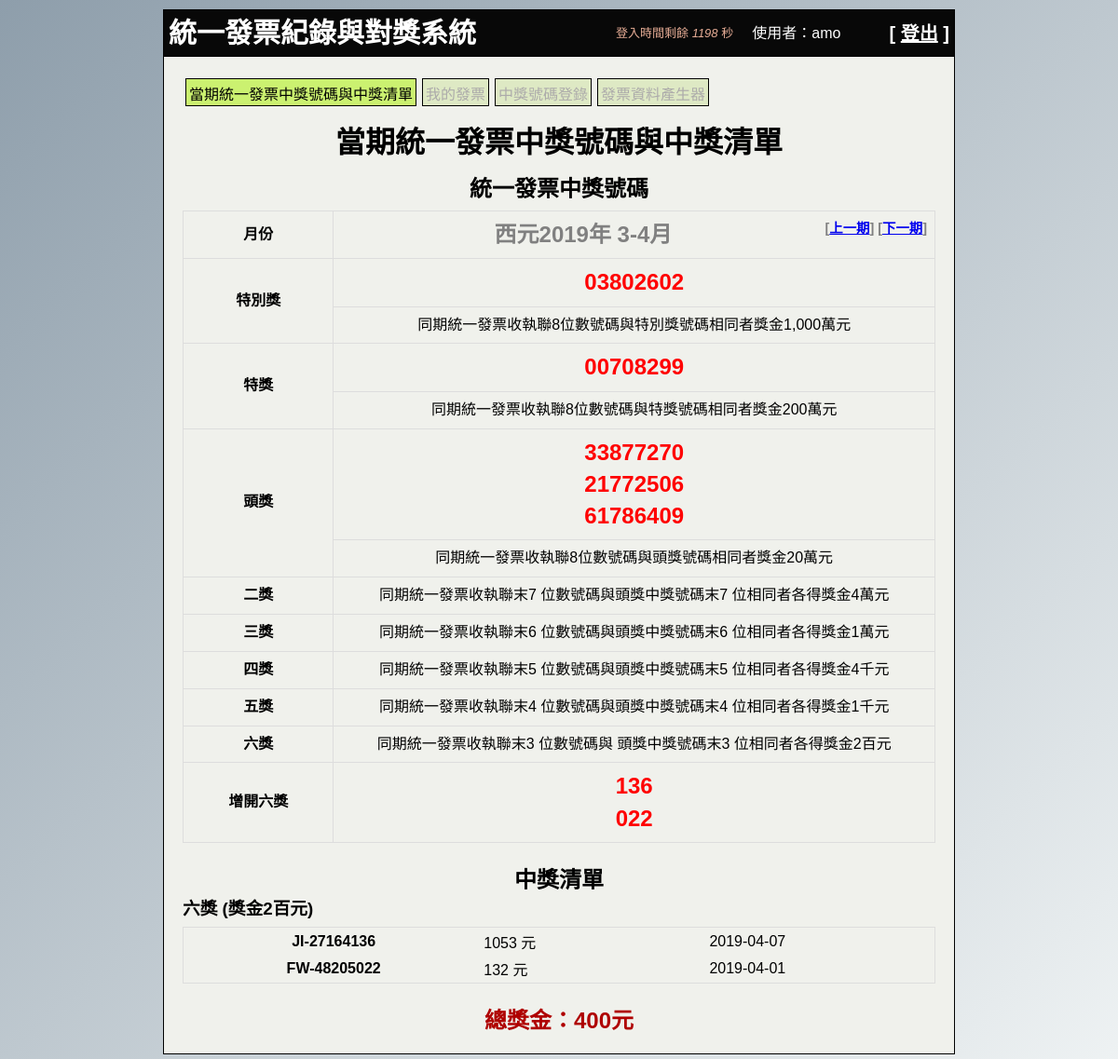
Page /main.php?ystage=20192 (signed in) on the committed database.
### tables this page shows
CREATE TABLE `winnum_original` (
  `pk` int(10) UNSIGNED NOT NULL,
  `winnum_year` year(4) NOT NULL,
  `winnum_stage` tinyint(3) UNSIGNED NOT NULL,
  `special1_num` varchar(8) NOT NULL,
  `special2_num` varchar(8) NOT NULL,
  `head1_num` varchar(8) NOT NULL,
  `head2_num` varchar(8) NOT NULL,
  `head3_num` varchar(8) NOT NULL,
  `modify_userpk` int(11) NOT NULL,
  `modify_time` timestamp NOT NULL DEFAULT current_timestamp()
);

CREATE TABLE `winnum_add6` (
  `pk` int(10) UNSIGNED NOT NULL,
  `original_pk` int(11) NOT NULL,
  `winadd6_num` varchar(3) NOT NULL,
  `modify_userpk` int(11) NOT NULL,
  `modify_time` timestamp NOT NULL DEFAULT current_timestamp()
);

CREATE TABLE `user_invoice` (
  `pk` int(10) UNSIGNED NOT NULL,
  `user_data_pk` int(11) NOT NULL,
  `first_id` varchar(2) NOT NULL,
  `last_num` varchar(8) NOT NULL,
  `invoice_price` int(11) NOT NULL,
  `invoice_date` date NOT NULL,
  `credit_time` timestamp NOT NULL DEFAULT current_timestamp(),
  `modify_time` timestamp NOT NULL DEFAULT current_timestamp()
);

### include/_common.php (called while the page is built, shortened)
<?php
    $db_server='localhost';
    $db_user='invoice';
    $db_pwd='4rfv5tgb';
    $db_name='dbinvoice';
    $pdo=new PDO("mysql:host=$db_server;charset=utf8;dbname=$db_name",$db_user,$db_pwd);
    function fun_testinput($datatestinput) {
        if (!empty($datatestinput)) {
            $datatestinput = trim($datatestinput);
            $datatestinput = stripslashes($datatestinput);
            $datatestinput = htmlspecialchars($datatestinput);
        } else {
            $datatestinput='';
        }
        return $datatestinput;
    }
    function fun_findDB_winnum_o($y,$s){
        global $pdo;
        $sql="SELECT * FROM `winnum_original` where winnum_year = '". $y ."' and winnum_stage = '". $s ."'";
        $rows = $pdo->query($sql)->fetch(PDO::FETCH_ASSOC);
        return $rows;
    }
    function fun_findDB_winnum_6($opk){
        global $pdo;
        $sql="SELECT * FROM `winnum_add6` where original_pk = '". $opk ."'";
        $rows = $pdo->query($sql)->fetchAll();
        return $rows;
    }
      function fun_stageName($j){
        switch ($j) {
            case '2':
                return "3-4月";
                break;
        }
    }
    function fun_stage_datebetween($year,$j){
        switch ($j) {
            case '2':
                return " and (invoice_date >= '". $year ."-3-1' and invoice_date < '". $year ."-5-1') ";
                break;
        }
    }
?>

### main.php (the view, shortened to what this page needs)
<?php
include_once 'include/_common.php';
if ($_SERVER["REQUEST_METHOD"] == "GET" && !empty($_GET["ystage"])) {
  $ystage = fun_testinput($_GET["ystage"]);
}
$winnum_year=substr($ystage, 0, 4);
$winnum_stage=substr($ystage, 4, 1);
$data=fun_findDB_winnum_o($winnum_year,$winnum_stage);
if (!empty($data)) {
  $winnum_opk=$data['pk'];
  $special1_num=$data['special1_num'];
  $special2_num=$data['special2_num'];
  $head1_num=$data['head1_num'];
  $head2_num=$data['head2_num'];
  $head3_num=$data['head3_num'];
  $data6=fun_findDB_winnum_6($winnum_opk);
  $num6_str="";
  foreach ($data6 as $v) {
    $num6_str.="<p>". $v["winadd6_num"] ."</p> ";
  }
}
$str_nextprv="";
if ($winnum_stage == "6") {
  $prv_winnum_year = $winnum_year;
  $prv_winnum_stage = $winnum_stage-1;
  $next_winnum_year = $winnum_year + 1;
  $next_winnum_stage = "1";
} else if ($winnum_stage == '1'){
  $prv_winnum_year = $winnum_year-1;
  $prv_winnum_stage = "6";
  $next_winnum_year = $winnum_year;
  $next_winnum_stage = $winnum_stage+1;
} else {
  $prv_winnum_year = $winnum_year;
  $prv_winnum_stage = $winnum_stage-1;
  $next_winnum_year = $winnum_year;
  $next_winnum_stage = $winnum_stage+1;
}
$data_prv=fun_findDB_winnum_o($prv_winnum_year,$prv_winnum_stage);
if (!empty($data_prv)) {
  $str_nextprv.='[<a href="?ystage='. $prv_winnum_year . $prv_winnum_stage .'">上一期</a>] ';
}else{
  $str_nextprv.='[上一期] ';
}
$data_next=fun_findDB_winnum_o($next_winnum_year,$next_winnum_stage);
if (!empty($data_next)) {
  $str_nextprv.='[<a href="?ystage='. $next_winnum_year . $next_winnum_stage .'">下一期</a>] ';
}else{
  $str_nextprv.='[下一期] ';
}
$win_allstr="";
$win_allmoney=0;
$win_special1_str="";
$win_special2_str="";
$win_head_str="";
$win_two_str="";
$win_three_str="";
$win_four_str="";
$win_five_str="";
$win_sex_str="";
$sql_win="select * from user_invoice where user_data_pk = '". $_SESSION['userpk'] ."' ". fun_stage_datebetween($winnum_year,$winnum_stage);
$rows_win=$pdo->query($sql_win)->fetchAll();
foreach ($rows_win as $k => $v) {
  if ($special1_num == $v["last_num"]) {
    $win_allmoney=$win_allmoney+10000000;
    $win_special1_str.="<tr><th >". $v["first_id"] ."-". $v["last_num"] ."</th><td >". $v["invoice_price"] ." 元</td><td >". $v["invoice_date"] ."</td></tr>\n";
  } else if ($special2_num == $v["last_num"]) {
    $win_allmoney=$win_allmoney+10000000;
    $win_special2_str.="<tr><th >". $v["first_id"] ."-". $v["last_num"] ."</th><td >". $v["invoice_price"] ." 元</td><td >". $v["invoice_date"] ."</td></tr>\n";
  } else if ($head1_num == $v["last_num"] || $head2_num == $v["last_num"] || $head3_num == $v["last_num"]) {
    $win_allmoney=$win_allmoney+100000;
    $win_head_str.="<tr><th >". $v["first_id"] ."-". $v["last_num"] ."</th><td >". $v["invoice_price"] ." 元</td><td >". $v["invoice_date"] ."</td></tr>\n";
  } else if (substr($head1_num, 1) == substr($v["last_num"],1) || substr($head2_num, 1) == substr($v["last_num"],1) || substr($head3_num, 1) == substr($v["last_num"],1)) {
    $win_allmoney=$win_allmoney+40000;
    $win_two_str.="<tr><th >". $v["first_id"] ."-". $v["last_num"] ."</th><td >". $v["invoice_price"] ." 元</td><td >". $v["invoice_date"] ."</td></tr>\n";
  } else if (substr($head1_num, 2) == substr($v["last_num"],2) || substr($head2_num, 2) == substr($v["last_num"],2) || substr($head3_num, 2) == substr($v["last_num"],2)) {
    $win_allmoney=$win_allmoney+10000;
    $win_three_str.="<tr><th >". $v["first_id"] ."-". $v["last_num"] ."</th><td >". $v["invoice_price"] ." 元</td><td >". $v["invoice_date"] ."</td></tr>\n";
  } else if (substr($head1_num, 3) == substr($v["last_num"],3) || substr($head2_num, 3) == substr($v["last_num"],3) || substr($head3_num, 3) == substr($v["last_num"],3)) {
    $win_allmoney=$win_allmoney+4000;
    $win_four_str.="<tr><th >". $v["first_id"] ."-". $v["last_num"] ."</th><td >". $v["invoice_price"] ." 元</td><td >". $v["invoice_date"] ."</td></tr>\n";
  } else if (substr($head1_num, 4) == substr($v["last_num"],4) || substr($head2_num, 4) == substr($v["last_num"],4) || substr($head3_num, 4) == substr($v["last_num"],4)) {
    $win_allmoney=$win_allmoney+1000;
    $win_five_str.="<tr><th >". $v["first_id"] ."-". $v["last_num"] ."</th><td >". $v["invoice_price"] ." 元</td><td >". $v["invoice_date"] ."</td></tr>\n";
  } else if (substr($head1_num, 5) == substr($v["last_num"],5) || substr($head2_num, 5) == substr($v["last_num"],5) || substr($head3_num, 5) == substr($v["last_num"],5)) {
    $win_allmoney=$win_allmoney+200;
    $win_sex_str.="<tr><th >". $v["first_id"] ."-". $v["last_num"] ."</th><td >". $v["invoice_price"] ." 元</td><td >". $v["invoice_date"] ."</td></tr>\n";
  } else {
    $win_data6=fun_findDB_winnum_6($winnum_opk);
    foreach ($win_data6 as $v6) {
      if ($v6["winadd6_num"]==substr($v["last_num"],5)) {
        $win_allmoney=$win_allmoney+200;
        $win_sex_str.="<tr><th >". $v["first_id"] ."-". $v["last_num"] ."</th><td >". $v["invoice_price"] ." 元</td><td >". $v["invoice_date"] ."</td></tr>\n";
      }
    }
  }
}
if ($win_sex_str != "") {
  $win_allstr.='<h3>六獎 (獎金2百元)</h3><table class="table-list">'. $win_sex_str .'</table>';
}
if ($win_allstr != "") {
  $win_allstr.='<div class="allmoney">總獎金：'. $win_allmoney .'元</div>';
} else {
  $win_allstr.='<div class="allmoney">本期槓龜</div>';
}
?>
<!DOCTYPE html>
<html lang="zh-Hant-TW">
<head>
  <link rel="stylesheet" href="./css/style.css">
</head>
<body>
  <?php include_once 'include/_header.php';?>
  <div class="main">
    <div class="menu">
      <ul>
        <li class="a">當期統一發票中獎號碼與中獎清單</li>
        <li class="b"><a href="myinvoice.php">我的發票</a></li>
        <li class="b"><a href="winnum.php">中獎號碼登錄</a></li>
        <li class="b"><a href="invoice_autoproduce.php">發票資料產生器</a></li>
      </ul>
    </div>
    <div class="cont">
      <h1>當期統一發票中獎號碼與中獎清單</h1>
      <h2>統一發票中獎號碼</h2>
      <table class="table-bordered">
         <tr>
          <th >月份</th>
          <td class="title">西元<?php echo $winnum_year;?>年 <?php echo fun_stageName($winnum_stage);?> <span class="title_r"><?php echo $str_nextprv; ?></span></td>
         </tr>
         <tr>
          <th rowspan="2">特別獎</th>
          <td class="number"><?php echo $special1_num; ?></td>
         </tr>
         <tr>
          <td> 同期統一發票收執聯8位數號碼與特別獎號碼相同者獎金1,000萬元 </td>
         </tr>
         <tr>
          <th rowspan="2">特獎</th>
          <td class="number"><?php echo $special2_num; ?></td>
         </tr>
         <tr>
          <td > 同期統一發票收執聯8位數號碼與特獎號碼相同者獎金200萬元 </td>
         </tr>
         <tr>
          <th rowspan="2">頭獎</th>
          <td class="number"> <p><?php echo $head1_num; ?></p> <p><?php echo $head2_num; ?></p> <p><?php echo $head3_num; ?></p> <p></p> </td>
         </tr>
         <tr>
          <td > 同期統一發票收執聯8位數號碼與頭獎號碼相同者獎金20萬元 </td>
         </tr>
         <tr>
          <th >二獎</th>
          <td > 同期統一發票收執聯末7 位數號碼與頭獎中獎號碼末7 位相同者各得獎金4萬元 </td>
         </tr>
         <tr>
          <th >三獎</th>
          <td > 同期統一發票收執聯末6 位數號碼與頭獎中獎號碼末6 位相同者各得獎金1萬元 </td>
         </tr>
         <tr>
          <th >四獎</th>
          <td > 同期統一發票收執聯末5 位數號碼與頭獎中獎號碼末5 位相同者各得獎金4千元 </td>
         </tr>
         <tr>
          <th >五獎</th>
          <td > 同期統一發票收執聯末4 位數號碼與頭獎中獎號碼末4 位相同者各得獎金1千元 </td>
         </tr>
         <tr>
          <th >六獎</th>
          <td > 同期統一發票收執聯末3 位數號碼與 頭獎中獎號碼末3 位相同者各得獎金2百元 </td>
         </tr>
         <tr>
          <th >增開六獎</th>
          <td class="number"><?php echo $num6_str;?></td>
         </tr>
       </table>
       <h2>中獎清單</h2>
       <?php echo $win_allstr; ?>
    </div>
  </div>
</body>
</html>

### css/style.css (style rules this page uses)
* { box-sizing:border-box; margin:0; padding:0; font-family:"Microsoft JhengHei",Arial, Helvetica, sans-serif; list-style-type:none; }
body { background-attachment: fixed; background-image: linear-gradient(to bottom right, #8e9eab, #eef2f3); }
.main { width: 850px; margin: 0 auto 10px auto; border: 1px solid #000; padding: 20px; background: #f0f1ec; }
.menu li { height: 30px; border: 1px solid #000; background: #dee9c4; text-align: center; padding: 3px; margin: 3px; float:left; }
.menu li a { color:#acaaaa; text-decoration: none; }
.menu li.a,.menu li.b:hover { border: 1px solid #000; background: #cbf170; }
.cont h1 { text-align: center; margin:10px auto 0 auto; }
.cont h2 { text-align: center; margin:10px auto 0 auto; }
.cont table { border: 1px solid #ddd; border-collapse: collapse; border-spacing: 0; }
.cont .table-bordered { margin-top: 8px; margin-bottom: 20px; width: 100%; max-width: 100%; }
.cont .table-bordered td.title { color: grey; font-size: 150%; font-weight: bold; }
.cont .table-bordered .title_r { color: grey; font-size: 60%; float:right; }
.cont .table-bordered th { width: 20%; }
.cont .table-bordered th, .cont .table-bordered td { border: 1px solid #ddd; padding: 8px; line-height: 1.42857143; vertical-align: middle !important; text-align: center !important; }
.cont .table-bordered td.number { color: red; font-size: 150%; font-weight: bold; }
.cont .table-list { margin-top: 8px; margin-bottom: 20px; width: 100%; max-width: 100%; }
.cont .table-list th { width: 40%; height: 30px; }
.cont .table-list td { width: 30%; }
.cont .allmoney { width:100%; text-align: center; font-size: 150%; font-weight: bolder; color:#af0000; }

### rows in the picture
winnum_original: special1_num "03802602", special2_num "00708299", head1_num "33877270", head2_num "21772506", head3_num "61786409"
winnum_add6: winadd6_num "136"
winnum_add6: winadd6_num "022"
user_invoice: first "JI", last_num "27164136", invoice_price "1053", invoice_date "2019-04-07"
user_invoice: first "FW", last_num "48205022", invoice_price "132", invoice_date "2019-04-01"

### other values in the picture
$winnum_year "2019"
fun_stageName($winnum_stage) "3-4月"
$win_allmoney "400"
